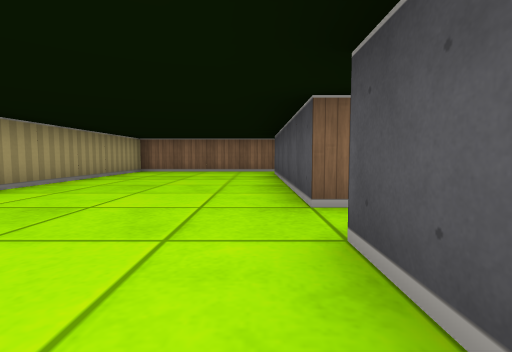
[1] (above)

24 first-person views from a walk through a cub3D maze. The camera is about half as high as the walls, tilts 4° down and sees 85° across. The floor is counted in squares. Each view is taken from the middle of a square. On the plan, view 1 faces up. The plan holds only what a view shows up to about 9 squares ahead; the rest is blank.

[2]
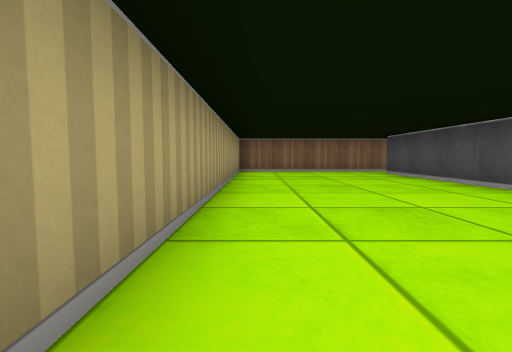

[3]
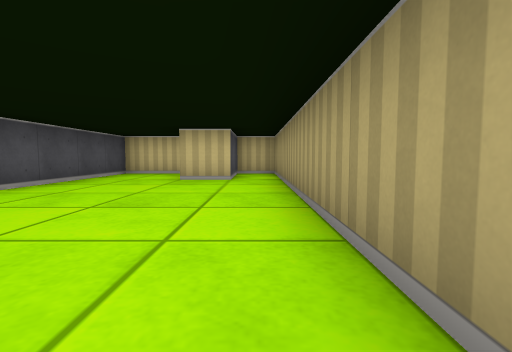

[4]
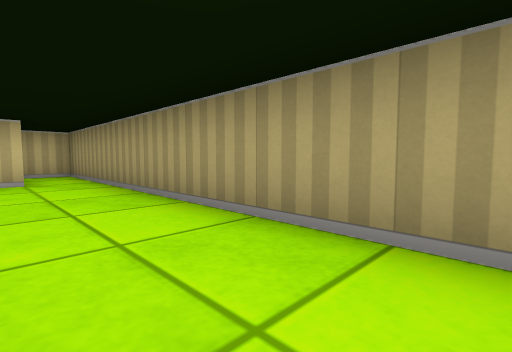

[5]
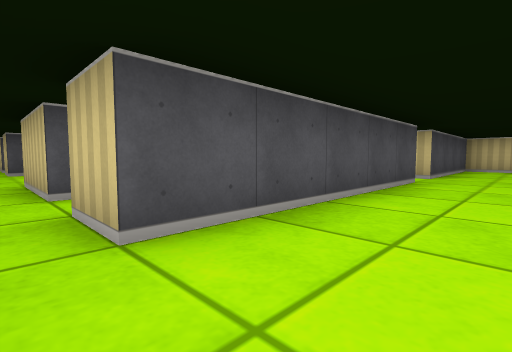

[6]
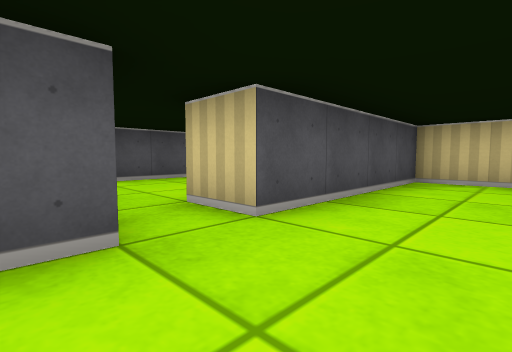

[7]
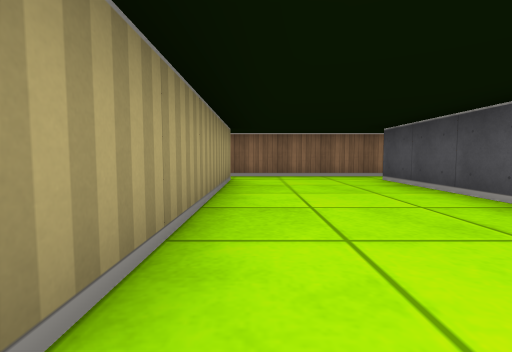

[8]
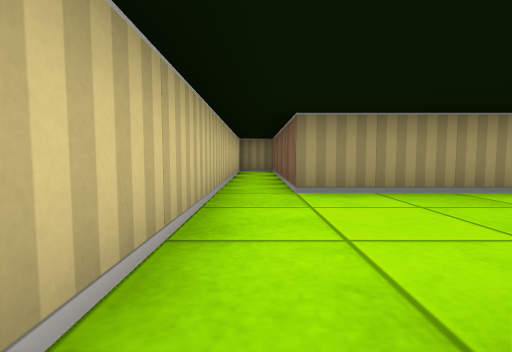

[9]
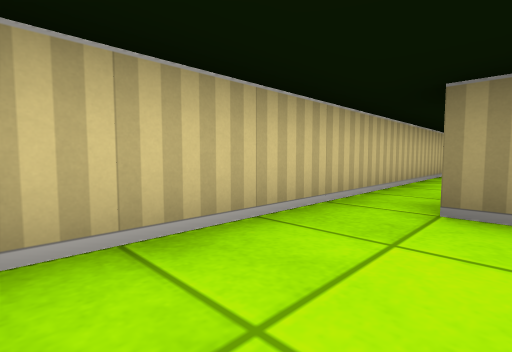

[10]
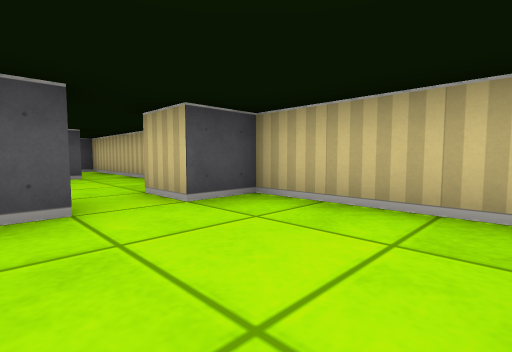

[11]
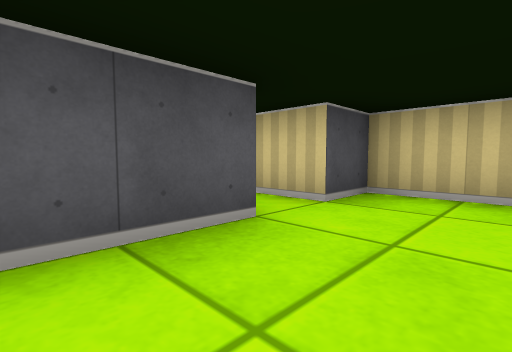

[12]
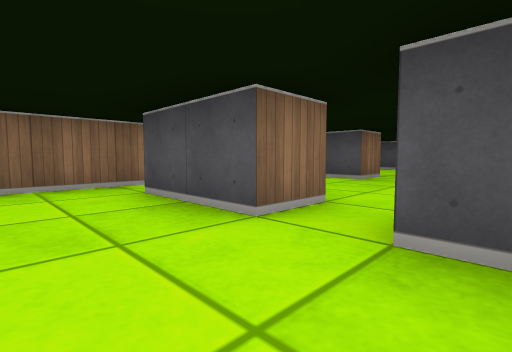

[13]
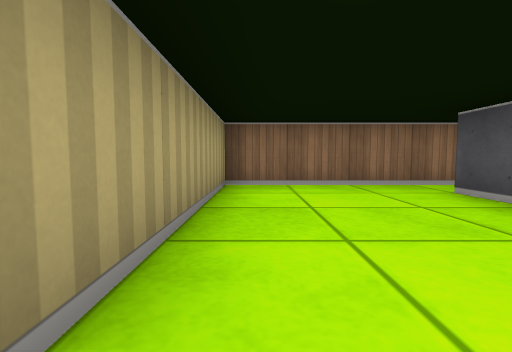

[14]
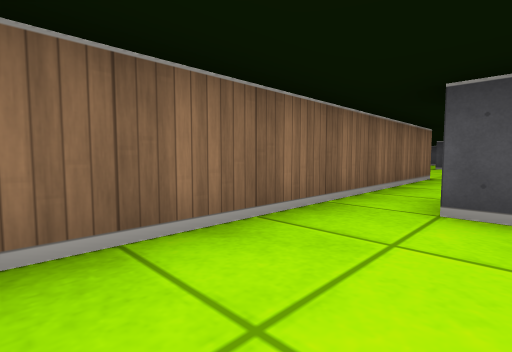

[15]
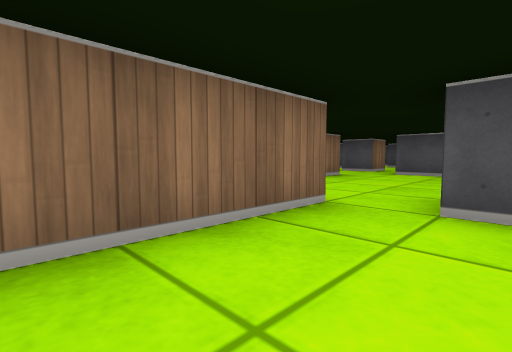

[16]
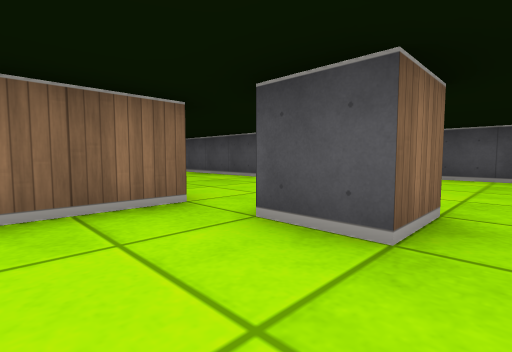

[17]
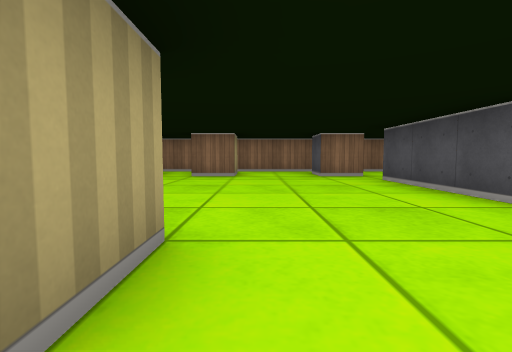

[18]
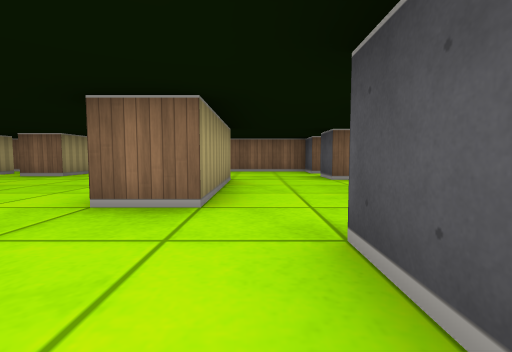

[19]
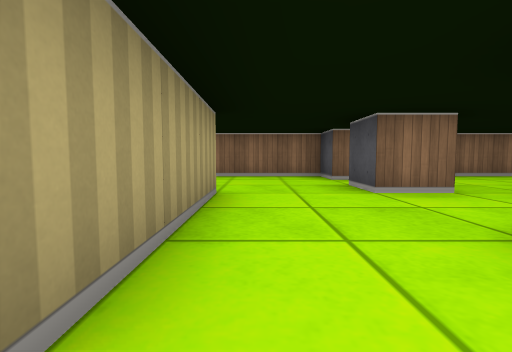

[20]
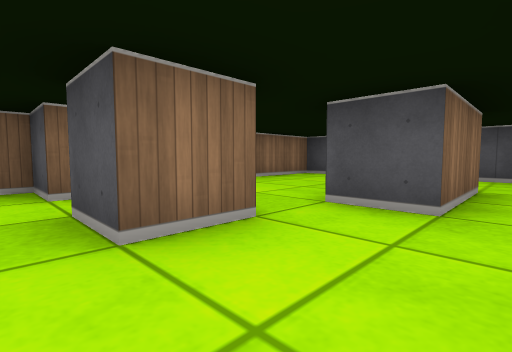

[21]
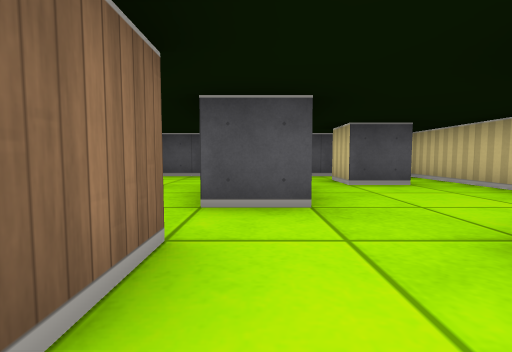

[22]
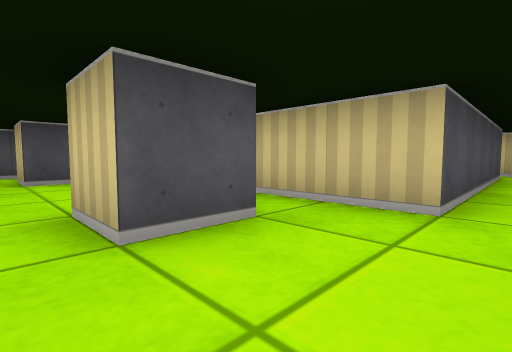

[23]
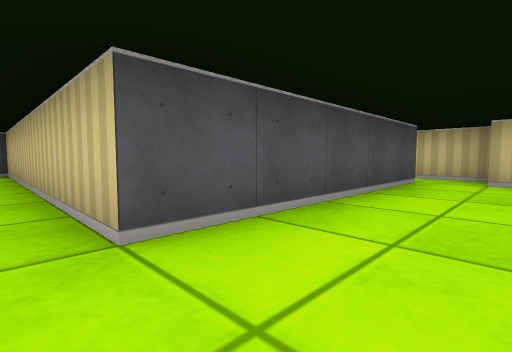

[24]
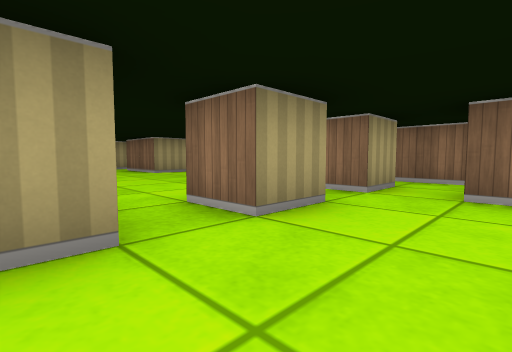

### Floor plan
Points are (right, up) in squares from view 1. A wall is a line through its corners. A room is listed if a view was taken in it or the views show most of it. See-through windows are left out.
Room 1 (views 1, 2, 3, 4, 5, 6)
walls: (0.5, 2.5) (0.5, 7.5) (1.5, 7.5); (-1, -2.5) (0.5, -2.5) (0.5, 1.5); (1, 8.5) (-3.5, 8.5) (-3.5, -2.5) (-2.5, -2.5) (-2.5, -0.5) (-1.5, -0.5)
ways out: opening at (1, 2) to room 2; opening at (1, 8)
Room 2 (view 7)
walls: (4.5, -1.4) (4.5, 1.5); (0.5, 1.5) (1.5, 1.5) (1.5, -3.5) (-3.2, -3.5); (5, 2.5) (0.5, 2.5); (-3.5, -3.4) (-3.5, -4.5) (4.5, -4.5)
ways out: opening at (1, 2) to room 1; opening at (5, -4) to room 3; opening at (4, 2) to room 4
Room 3 (views 8, 9, 10, 11, 12, 13, 14)
walls: (9.6, -2.5) (8.5, -2.5) (8.5, -0.5); (4.5, -4.5) (8.5, -4.5) (8.5, -3.5) (9.5, -3.5); (9.5, 0.5) (5.5, 0.5) (5.5, -3.5)
ways out: opening at (5, -4) to room 2; opening at (9, -3) to room 4; opening at (9, 0) to room 4
Room 4 (views 15, 16, 17, 18, 19, 20, 21, 22, 23, 24)
walls: (12.5, 1.5) (12.5, 0.5) (9.5, 0.5); (16.5, 5.5) (16.5, 2.5) (15.5, 2.5) (15.5, 5.5); (10.5, 3.6) (10.5, 3); (15.6, 6.5) (14.5, 6.5) (14.5, 7.5); (10.5, 5.6) (10.5, 4.5) (9.5, 4.5); (13.6, -1.5) (12.5, -1.5) (12.5, -0.5); (12.5, 7.5) (12.5, 6.5) (11.5, 6.5); (19.2, 2.5) (18.5, 2.5) (18.5, 3.5) (19.5, 3.5); (19.6, 5.5) (18.5, 5.5) (18.5, 6.5); (9.5, 7.5) (10.5, 7.5) (10.5, 6.5) (9.9, 6.5); (18.5, 7.5) (18.5, 8.5) (9.6, 8.5); (17.5, -3.6) (17.5, 1.5) (24.5, 1.5) (24.5, 4.8); (11.8, -4.5) (15.5, -4.5); (7.5, 7.5) (8.5, 7.5); (16.5, -4.5) (17.9, -4.5); (22.5, 2.4) (22.5, 3.5) (23.5, 3.5); (22.5, 4.5) (20.5, 4.5) (20.5, 5.5); (24.5, 6.2) (24.5, 8.5) (21.6, 8.5); (2.5, 7.5) (4.5, 7.5) (4.5, 6.5) (2.8, 6.5)
ways out: opening at (4, 2) to room 2; opening at (9, -3) to room 3; opening at (9, 0) to room 3; opening at (2, 7); opening at (3.5, 8); opening at (18, -4)

Positions as (right, up) in squares from view 1, and headings:
1: (0, 0), facing up
2: (-3, 0), facing up
3: (-3, 5), facing down
4: (-2, 5), facing down-left
5: (-1, 8), facing down-right
6: (-1, 3), facing down-right
7: (2, -4), facing up
8: (5, -4), facing left
9: (8, -3), facing down-left
10: (6, -2), facing down-right
11: (7, -1), facing down-right
12: (7, -4), facing up-right
13: (6, -4), facing up
14: (6, -1), facing up-right
15: (10, -1), facing up-right
16: (11, -2), facing up-right
17: (13, 0), facing up
18: (17, 0), facing up
19: (17, 2), facing up
20: (18, 4), facing up-right
21: (18, 5), facing right
22: (17, 4), facing down-right
23: (16, 2), facing down-right
24: (12, 3), facing up-left
